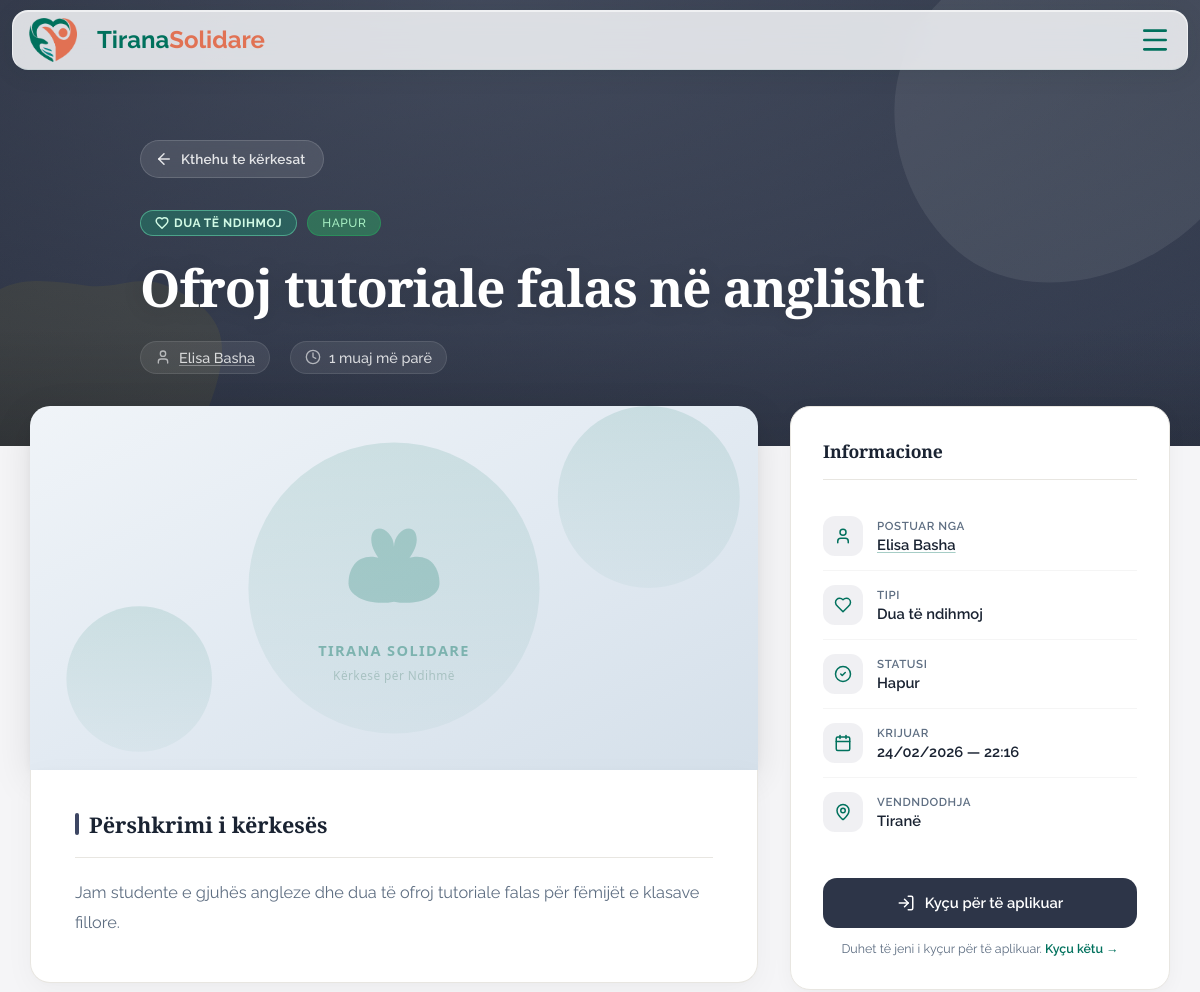
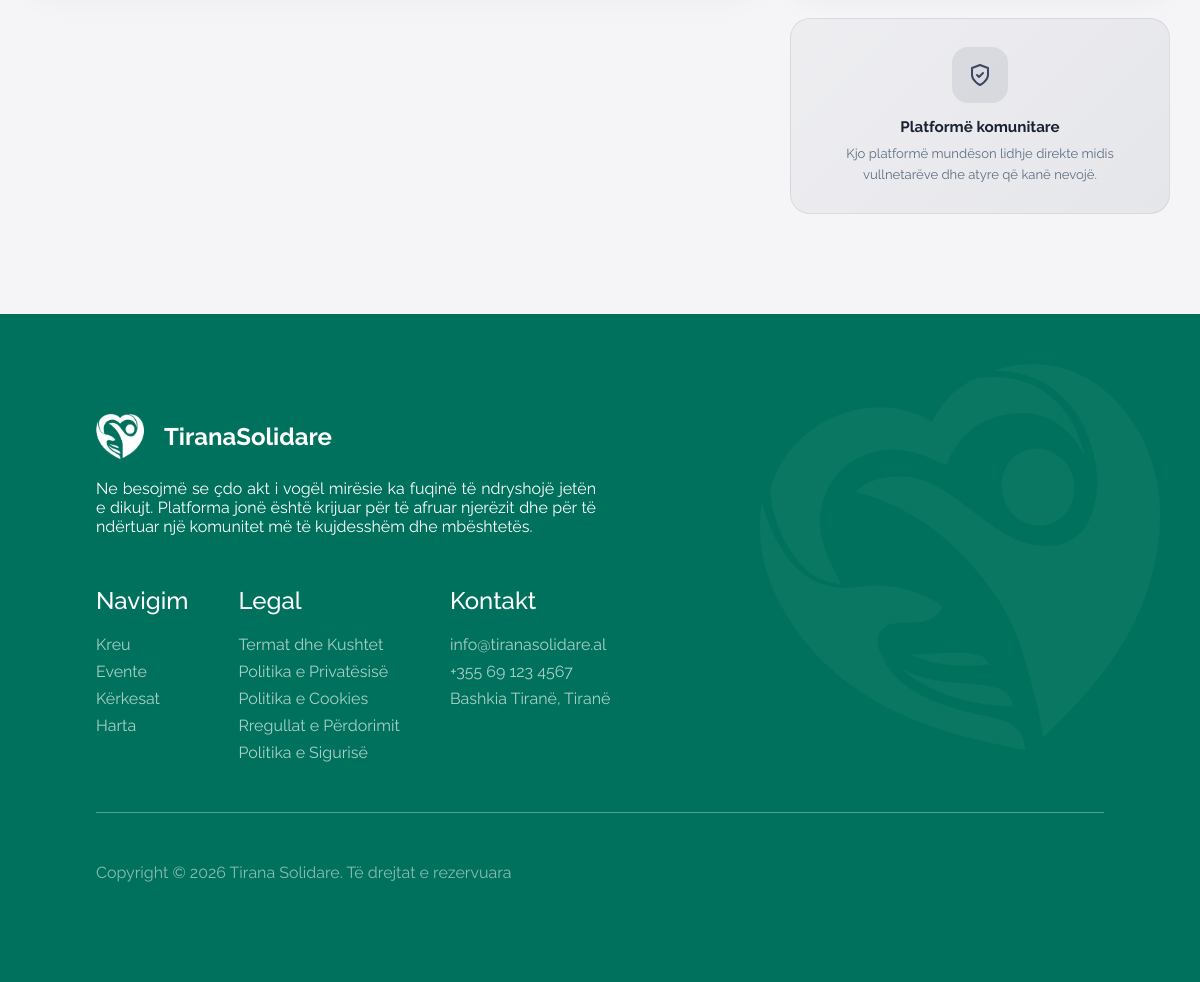
Screenshot of /views/help_requests.php?id=3 with the database file from the repository (2 pictures, top to bottom).
### tables this page shows
CREATE TABLE `kerkesa_per_ndihme` (
  `id_kerkese_ndihme` int(11) NOT NULL,
  `id_perdoruesi` int(11) DEFAULT NULL,
  `tipi` enum('Kërkesë','Ofertë') DEFAULT NULL,
  `titulli` varchar(150) DEFAULT NULL,
  `pershkrimi` text DEFAULT NULL,
  `statusi` enum('Pending','Open','Closed') DEFAULT 'Pending' COMMENT 'Pending/Open/Closed',
  `imazhi` varchar(500) DEFAULT NULL,
  `vendndodhja` varchar(255) DEFAULT NULL,  `latitude` decimal(10,7) DEFAULT NULL,
  `longitude` decimal(10,7) DEFAULT NULL,  `krijuar_me` timestamp NOT NULL DEFAULT current_timestamp()
);

CREATE TABLE `perdoruesi` (
  `id_perdoruesi` int(11) NOT NULL,
  `emri` varchar(100) NOT NULL,
  `email` varchar(150) NOT NULL,
  `bio` text DEFAULT NULL,
  `profile_picture` varchar(500) DEFAULT NULL,
  `profile_public` tinyint(1) NOT NULL DEFAULT 0,
  `profile_color` varchar(20) NOT NULL DEFAULT 'emerald',
  `fjalekalimi` varchar(255) NOT NULL,
  `roli` enum('Admin','Vullnetar') DEFAULT 'Vullnetar',
  `statusi_llogarise` enum('Aktiv','Bllokuar','Çaktivizuar') DEFAULT 'Aktiv',
  `verified` tinyint(1) NOT NULL DEFAULT 0,
  `verification_token_hash` varchar(64) DEFAULT NULL,
  `verification_token_expires` datetime DEFAULT NULL,
  `password_reset_token_hash` varchar(64) DEFAULT NULL,
  `password_reset_token_expires` datetime DEFAULT NULL,
  `krijuar_me` timestamp NOT NULL DEFAULT current_timestamp(),
  `deaktivizuar_me` datetime DEFAULT NULL
);

### includes/functions.php (called while the page is built, shortened)
<?php
if (!function_exists('koheParapake')) {
    function koheParapake(string $datetime): string
    {
        $now  = new DateTime();
        $then = new DateTime($datetime);
        $diff = $now->diff($then);
        if ($diff->m > 0) return $diff->m . ' muaj më parë';
        return 'tani';
    }
}
function ts_slugify(string $value): string
{
    $value = trim($value);
    if (function_exists('iconv')) {
        $converted = @iconv('UTF-8', 'ASCII//TRANSLIT//IGNORE', $value);
        if (is_string($converted) && $converted !== '') {
            $value = $converted;
        }
    }
    $value = strtolower($value);
    $value = preg_replace('/[^a-z0-9]+/', '-', $value) ?? '';
    $value = trim($value, '-');
    return $value !== '' ? $value : 'user';
}
function ts_public_profile_url(int $userId, ?string $displayName = null): string
{
    $id = max(0, $userId);
    $slug = ts_slugify((string) ($displayName ?? 'user'));
    return '/TiranaSolidare/views/public_profile.php?u=' . rawurlencode($slug . '-' . $id);
}

### views/help_requests.php (the view, shortened to what this page needs)
<?php
require_once __DIR__ . '/../config/db.php';
require_once __DIR__ . '/../includes/functions.php';
if (isset($_GET['id'])) {
    $id = (int) $_GET['id'];
    $stmt = $pdo->prepare(
        "SELECT k.*, p.emri AS krijuesi_emri, p.email AS krijuesi_email
         FROM Kerkesa_per_Ndihme k
         LEFT JOIN Perdoruesi p ON p.id_perdoruesi = k.id_perdoruesi
         WHERE k.id_kerkese_ndihme = ?"
    );
    $stmt->execute([$id]);
    $request = $stmt->fetch(PDO::FETCH_ASSOC);
}
?>
<!DOCTYPE html>
<html lang="sq">
<head>
  <link rel="stylesheet" href="/TiranaSolidare/public/assets/styles/main.css?v=20260318a">
  <link rel="stylesheet" href="/TiranaSolidare/public/assets/styles/requests.css?v=20260320b">
  <link rel="stylesheet" href="https://unpkg.com/leaflet@1.9.4/dist/leaflet.css" />
  <link rel="stylesheet" href="/TiranaSolidare/assets/css/map.css">
</head>
<body class="page-requests">
<?php include __DIR__ . '/../public/components/header.php'; ?>
<main>
<?php if (isset($request) && $request): ?>
<section class="rq-detail-hero <?= $request['tipi'] === 'Ofertë' ? 'rq-detail-hero--offer' : 'rq-detail-hero--request' ?>">
  <div class="rq-detail-hero__inner">
    <a href="/TiranaSolidare/views/help_requests.php" class="rq-back-link">
      <svg xmlns="http://www.w3.org/2000/svg" width="18" height="18" viewBox="0 0 24 24" fill="none" stroke="currentColor" stroke-width="2" stroke-linecap="round" stroke-linejoin="round"><path d="m12 19-7-7 7-7"/><path d="M19 12H5"/></svg>
      Kthehu te kërkesat
    </a>
    <div class="rq-detail-hero__badges">
      <span class="rq-badge rq-badge--<?= $request['tipi'] === 'Ofertë' ? 'offer' : 'request' ?>">
        <?= $request['tipi'] === 'Kërkesë' ? 'Kërkoj ndihmë' : 'Dua të ndihmoj' ?>
      </span>
     <span class="rq-badge rq-badge--<?= strtolower($request['statusi']) ?>"><?php
        if ($request['statusi'] === 'Pending') echo 'Në pritje aprovimi';
        elseif ($request['statusi'] === 'Open') echo 'Hapur';
        else echo 'Mbyllur';
      ?></span>
    </div>
    <h1><?= htmlspecialchars($request['titulli']) ?></h1>
    <div class="rq-detail-hero__meta">
      <span><svg xmlns="http://www.w3.org/2000/svg" width="16" height="16" viewBox="0 0 24 24" fill="none" stroke="currentColor" stroke-width="2" stroke-linecap="round" stroke-linejoin="round"><path d="M19 21v-2a4 4 0 0 0-4-4H9a4 4 0 0 0-4 4v2"/><circle cx="12" cy="7" r="4"/></svg> <a class="rq-poster-link" href="<?= htmlspecialchars(ts_public_profile_url((int) ($request['id_perdoruesi'] ?? 0), (string) ($request['krijuesi_emri'] ?? 'Anonim'))) ?>"><?= htmlspecialchars($request['krijuesi_emri'] ?? 'Anonim') ?></a></span>
      <span><svg xmlns="http://www.w3.org/2000/svg" width="16" height="16" viewBox="0 0 24 24" fill="none" stroke="currentColor" stroke-width="2" stroke-linecap="round" stroke-linejoin="round"><circle cx="12" cy="12" r="10"/><polyline points="12 6 12 12 16 14"/></svg> <?= koheParapake($request['krijuar_me']) ?></span>
    </div>
  </div>
</section>
<section class="rq-detail-body">
  <div class="rq-detail-layout">
    <div class="rq-detail-main">
      <div class="rq-detail-banner">
        <?php
          $detailImgSrc = '/TiranaSolidare/public/assets/images/default-request.svg';
          if (!empty($request['imazhi'])) {
              $detailImgSrc = strpos($request['imazhi'], '/') === 0 ? $request['imazhi'] : '/TiranaSolidare/public/assets/uploads/' . $request['imazhi'];
          }
        ?>
        <img src="<?= htmlspecialchars($detailImgSrc) ?>" alt="<?= htmlspecialchars($request['titulli']) ?>" onerror="this.src='/TiranaSolidare/public/assets/images/default-request.svg'">
      </div>
      <div class="rq-detail-text">
        <h2>Përshkrimi i kërkesës</h2>
        <p><?= nl2br(htmlspecialchars($request['pershkrimi'] ?? 'Nuk ka përshkrim.')) ?></p>
      </div>
    </div>
    <aside class="rq-detail-sidebar">
      <div class="rq-sidebar-card">
        <h3>Informacione</h3>
        <ul class="rq-sidebar-info">
          <li>
            <div class="rq-info-icon">
              <svg xmlns="http://www.w3.org/2000/svg" width="18" height="18" viewBox="0 0 24 24" fill="none" stroke="currentColor" stroke-width="2" stroke-linecap="round" stroke-linejoin="round"><path d="M19 21v-2a4 4 0 0 0-4-4H9a4 4 0 0 0-4 4v2"/><circle cx="12" cy="7" r="4"/></svg>
            </div>
            <div><span>Postuar nga</span><strong><a class="rq-poster-link" href="<?= htmlspecialchars(ts_public_profile_url((int) ($request['id_perdoruesi'] ?? 0), (string) ($request['krijuesi_emri'] ?? 'N/A'))) ?>"><?= htmlspecialchars($request['krijuesi_emri'] ?? 'N/A') ?></a></strong></div>
          </li>
          <li>
            <div class="rq-info-icon">
            </div>
            <div><span>Tipi</span><strong><?= $request['tipi'] === 'Kërkesë' ? 'Kërkoj ndihmë' : 'Dua të ndihmoj' ?></strong></div>
          </li>
          <li>
            <div class="rq-info-icon">
              <svg xmlns="http://www.w3.org/2000/svg" width="18" height="18" viewBox="0 0 24 24" fill="none" stroke="currentColor" stroke-width="2" stroke-linecap="round" stroke-linejoin="round"><circle cx="12" cy="12" r="10"/><path d="m9 12 2 2 4-4"/></svg>
            </div>
            <div><span>Statusi</span><strong><?php
                if ($request['statusi'] === 'Pending') echo 'Në pritje';
                elseif ($request['statusi'] === 'Open') echo 'Hapur';
                else echo 'Mbyllur';
              ?></strong></div>
          </li>
          <li>
            <div class="rq-info-icon">
            </div>
            <div><span>Krijuar</span><strong><?= date('d/m/Y — H:i', strtotime($request['krijuar_me'])) ?></strong></div>
          </li>
          <?php if (!empty($request['vendndodhja'])): ?>
          <li>
            <div class="rq-info-icon">
            </div>
            <div><span>Vendndodhja</span><strong><?= htmlspecialchars($request['vendndodhja']) ?></strong></div>
          </li>
          <?php endif; ?>
        </ul>
        <div class="rq-sidebar-cta">
          <?php if (!$isLoggedIn): ?>
            <a href="/TiranaSolidare/views/login.php?redirect=<?= urlencode('/TiranaSolidare/views/help_requests.php?id=' . $request['id_kerkese_ndihme']) ?>" class="rq-btn-full rq-btn-login">
              <svg xmlns="http://www.w3.org/2000/svg" width="18" height="18" viewBox="0 0 24 24" fill="none" stroke="currentColor" stroke-width="2" stroke-linecap="round" stroke-linejoin="round"><path d="M15 3h4a2 2 0 0 1 2 2v14a2 2 0 0 1-2 2h-4"/><polyline points="10 17 15 12 10 7"/><line x1="15" x2="3" y1="12" y2="12"/></svg>
              Kyçu për të aplikuar
            </a>
            <p class="rq-sidebar-hint">Duhet të jeni i kyçur për të aplikuar. <a href="/TiranaSolidare/views/login.php?redirect=<?= urlencode('/TiranaSolidare/views/help_requests.php?id=' . $request['id_kerkese_ndihme']) ?>" class="rq-hint-link">Kyçu këtu &rarr;</a></p>
          <?php elseif ($isLoggedIn): ?>
            <p class="rq-sidebar-hint">Kjo kërkesë nuk është e disponueshme për aplikim.</p>
          <?php endif; ?>
        </div>
      </div>
      <div class="rq-sidebar-trust">
        <div class="rq-sidebar-trust__icon">
          <svg xmlns="http://www.w3.org/2000/svg" width="24" height="24" viewBox="0 0 24 24" fill="none" stroke="currentColor" stroke-width="2" stroke-linecap="round" stroke-linejoin="round"><path d="M12 22s8-4 8-10V5l-8-3-8 3v7c0 6 8 10 8 10"/><path d="m9 12 2 2 4-4"/></svg>
        </div>
        <p><strong>Platformë komunitare</strong></p>
        <p class="rq-sidebar-trust__sub">Kjo platformë mundëson lidhje direkte midis vullnetarëve dhe atyre që kanë nevojë.</p>
      </div>
    </aside>
  </div>
</section>
<?php endif; ?>
</main>
<?php include __DIR__ . '/../public/components/footer.php'; ?>
</body>
</html>

### public/assets/styles/main.css (style rules this page uses)
* { margin: 0; padding: 0; -webkit-box-sizing: border-box; box-sizing: border-box; scroll-behavior: smooth; }
html, body { font-family: 'Raleway', sans-serif; color: #202020; overflow-x: hidden; }
main { overflow-y: hidden; overflow-x: hidden; }
section { position: relative; padding: 100px clamp(20px, 8%, 8%); }
:root { --font-coeff: 1; }
h1, h2, h3, h4, h5, h6 { font-family: "Bitter", serif; color: #003229; }
h1 { font-size: calc(3.5rem * var(--font-coeff)); margin-bottom: 20px; }
h2 { font-size: calc(3rem * var(--font-coeff)); margin-bottom: 20px; }
h3 { font-size: calc(2rem * var(--font-coeff)); margin-bottom: 20px; }
html { scroll-behavior: smooth; }
body { overflow-x: hidden; }
img { image-rendering: -webkit-optimize-contrast; }
body { -webkit-font-smoothing: antialiased; -moz-osx-font-smoothing: grayscale; text-rendering: optimizeLegibility; }

### rows the page displays
kerkesa_per_ndihme: titulli "Ofroj tutoriale falas në anglisht", id_perdoruesi.emri "Elisa Basha", krijuar_me "1 muaj më parë", pershkrimi "Jam studente e gjuhës angleze dhe dua të ofroj tutoriale falas për fëmijët e klasave fillore.", krijuar_me "24/02/2026 — 22:16", vendndodhja "Tiranë"
